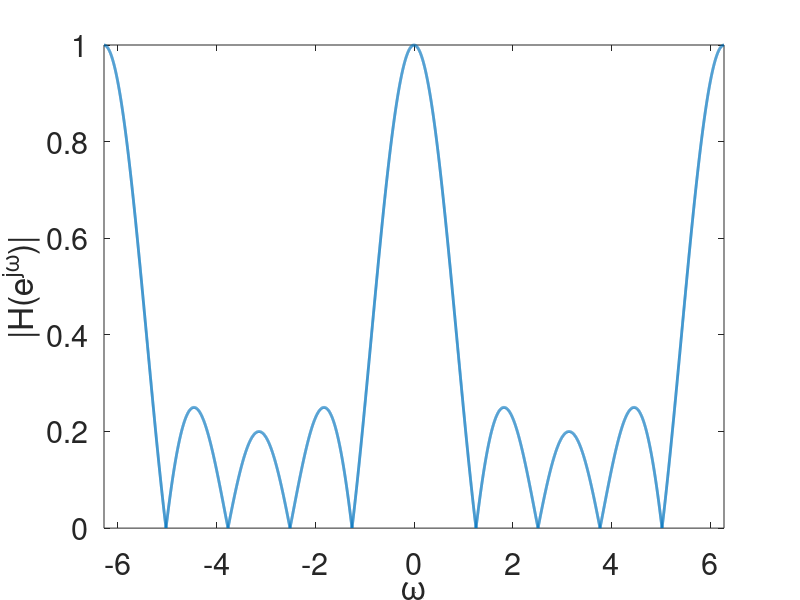
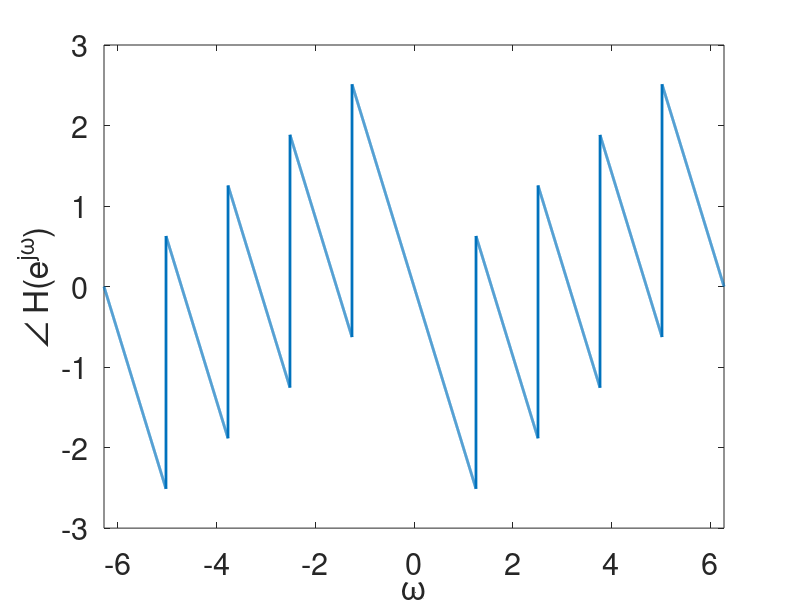

Here is the MATLAB script that generated these plots, in order:
clc
clear
close all

M2 = 4;
M1 = 0;
omega = -2*pi:0.001:2*pi;
H = (1/(M1+M2+1))*sin(omega*(M1+M2+1)/2).*exp(-1i*omega*(M2-M1)/2)./sin(omega/2);

f = figure;
box on;
plot(omega, abs(H), 'LineWidth', 2)
xlabel('\omega', 'FontSize', 22)
ylabel('|H(e^{j\omega})|', 'FontSize', 22)
set(gca, 'fontsize', 22)
xlim([min(omega),max(omega)])
saveas(f, 'eps/frmas_f.eps', 'eps2c')

g = figure;
box on;
plot(omega, angle(H), 'LineWidth', 2)
xlabel('\omega', 'FontSize', 22)
ylabel('\angle H(e^{j\omega})', 'FontSize', 22)
set(gca, 'fontsize', 22)
xlim([min(omega),max(omega)])
saveas(g, 'eps/frmas_a.eps',  'eps2c')
